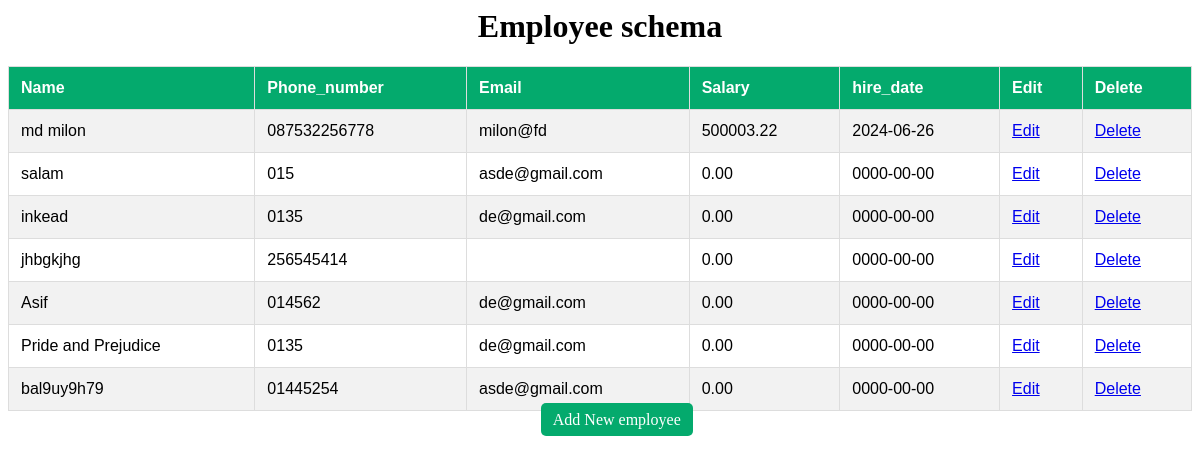
The page / on the database its author committed.
### tables this page shows
CREATE TABLE `instractor` (
  `id` int(11) NOT NULL,
  `name` varchar(50) NOT NULL,
  `phone` varchar(15) NOT NULL,
  `email` varchar(50) NOT NULL,
  `designation` varchar(100) NOT NULL,
  `salary` decimal(8,2) NOT NULL,
  `hire_date` date NOT NULL
);

### index.php (the view, shortened to what this page needs)
<?php
$server_name="localhost";
$user_name="root";
$password="";
$database_name="edge";
$conn= new mysqli($server_name,$user_name,$password,$database_name);
$sql = "SELECT * FROM instractor";
$result = $conn->query($sql);
?>
<html>
	<head>
		<link rel="stylesheet" href="style.css">
	</head>
	<body>
		<h1 align="center">Employee schema</h1>
		<table>
			<tr>
				<th>Name</th>
				<th>Phone_number</th>
				<th>Email</th>
				<th>Salary</th>
				<th>hire_date</th>
				<th>Edit</th>
				<th>Delete</th>
			</tr>
		<?php
		if ($result->num_rows > 0) {
			while($row = $result->fetch_assoc())
			{
				$id=$row["id"];
				echo "<tr>";
					echo "<td>". $row["name"]."</td>";
					echo "<td>". $row["phone"]."</td>";
					echo "<td>". $row["email"]."</td>";
					echo "<td>". $row["salary"]."</td>";
					echo "<td>". $row["hire_date"]."</td>";
					echo "<td>"."<a href='update.php?editid=$id'>Edit</a>"."</td>";
					echo "<td>"."<a href='delete.php?delid=$id'>Delete</a>"."</td>";
					echo "</tr>";
			}
		}
		else echo "0 results";
		?>
		</table>
		<span class="align_button">
		<a href="form.php">Add New employee</a>
		</span>
	</body>
</html>

### style.css (style rules this page uses)
table { font-family: Arial, Helvetica, sans-serif; border-collapse: collapse; width: 100%; }
table, td, th { border: 1px solid #ddd; padding: 12px; }
tr:nth-child(even) { background-color: #f2f2f2; }
th { padding-top: 12px; padding-bottom: 12px; text-align: left; background-color: #04AA6D; color: white; }
span { width: 50%; margin: auto; }
span a:link { text-decoration: none; text-align: center; background-color: #04AA6D; color: white; padding: 8px 12px; margin-top: 50px; }

### index.php (style rules this page uses)
span a { text-decoration: none; text-align: center; background-color: #04AA6D; color: white; padding: 8px 12px; border-radius: 5px; }
.align_button { margin-left: 45%; }

### rows shown on the page
instractor: name "md milon", phone "087532256778", email "milon@fd", salary "500003.22", hire_date "2024-06-26"
instractor: name "salam", phone "015", email "asde@gmail.com", salary "0.00", hire_date "0000-00-00"
instractor: name "inkead", phone "0135", email "de@gmail.com", salary "0.00", hire_date "0000-00-00"
instractor: name "jhbgkjhg", phone "256545414", salary "0.00", hire_date "0000-00-00"
instractor: name "Asif", phone "014562", email "de@gmail.com", salary "0.00", hire_date "0000-00-00"
instractor: name "Pride and Prejudice", phone "0135", email "de@gmail.com", salary "0.00", hire_date "0000-00-00"
instractor: name "bal9uy9h79", phone "01445254", email "asde@gmail.com", salary "0.00", hire_date "0000-00-00"
